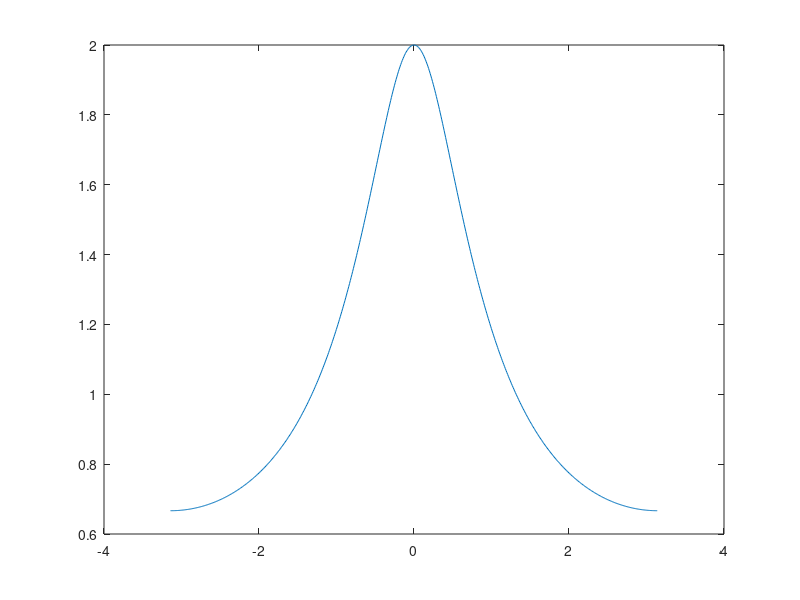

This figure's MATLAB source:
clc;
clear all;
close all;

w = -pi:0.01:pi;
X = exp(j * w) ./ (exp(j * w) - 0.5 * ones(1, length(w)));

plot(w, abs(X));
